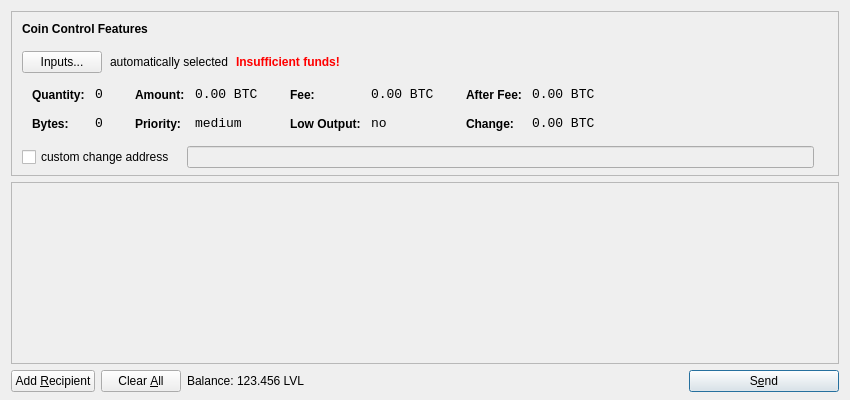
<?xml version="1.0" encoding="UTF-8"?>
<ui version="4.0">
 <class>SendCoinsDialog</class>
 <widget class="QDialog" name="SendCoinsDialog">
  <property name="geometry">
   <rect>
    <x>0</x>
    <y>0</y>
    <width>850</width>
    <height>400</height>
   </rect>
  </property>
  <property name="windowTitle">
   <string>Send Coins</string>
  </property>
  <layout class="QVBoxLayout" name="verticalLayout" stretch="0,1,0">
   <property name="bottomMargin">
    <number>8</number>
   </property>
   <item>
    <widget class="QFrame" name="frameCoinControl">
     <property name="sizePolicy">
      <sizepolicy hsizetype="Expanding" vsizetype="Expanding">
       <horstretch>0</horstretch>
       <verstretch>0</verstretch>
      </sizepolicy>
     </property>
     <property name="maximumSize">
      <size>
       <width>16777215</width>
       <height>16777215</height>
      </size>
     </property>
     <property name="frameShape">
      <enum>QFrame::StyledPanel</enum>
     </property>
     <property name="frameShadow">
      <enum>QFrame::Sunken</enum>
     </property>
     <layout class="QVBoxLayout" name="verticalLayoutCoinControl2">
      <property name="spacing">
       <number>-1</number>
      </property>
      <property name="leftMargin">
       <number>0</number>
      </property>
      <property name="topMargin">
       <number>0</number>
      </property>
      <property name="rightMargin">
       <number>0</number>
      </property>
      <property name="bottomMargin">
       <number>6</number>
      </property>
      <item>
       <layout class="QVBoxLayout" name="verticalLayoutCoinControl" stretch="0,0,0,0,1">
        <property name="spacing">
         <number>0</number>
        </property>
        <property name="leftMargin">
         <number>10</number>
        </property>
        <property name="topMargin">
         <number>10</number>
        </property>
        <item>
         <layout class="QHBoxLayout" name="horizontalLayoutCoinControl1">
          <property name="bottomMargin">
           <number>15</number>
          </property>
          <item>
           <widget class="QLabel" name="labelCoinControlFeatures">
            <property name="sizePolicy">
             <sizepolicy hsizetype="Preferred" vsizetype="Maximum">
              <horstretch>0</horstretch>
              <verstretch>0</verstretch>
             </sizepolicy>
            </property>
            <property name="font">
             <font>
              <weight>75</weight>
              <bold>true</bold>
             </font>
            </property>
            <property name="styleSheet">
             <string notr="true">font-weight:bold;</string>
            </property>
            <property name="text">
             <string>Coin Control Features</string>
            </property>
           </widget>
          </item>
         </layout>
        </item>
        <item>
         <layout class="QHBoxLayout" name="horizontalLayoutCoinControl2" stretch="0,0,0,0">
          <property name="spacing">
           <number>8</number>
          </property>
          <property name="bottomMargin">
           <number>10</number>
          </property>
          <item>
           <widget class="QPushButton" name="pushButtonCoinControl">
            <property name="styleSheet">
             <string notr="true"/>
            </property>
            <property name="text">
             <string>Inputs...</string>
            </property>
           </widget>
          </item>
          <item>
           <widget class="QLabel" name="labelCoinControlAutomaticallySelected">
            <property name="text">
             <string>automatically selected</string>
            </property>
            <property name="margin">
             <number>5</number>
            </property>
           </widget>
          </item>
          <item>
           <widget class="QLabel" name="labelCoinControlInsuffFunds">
            <property name="font">
             <font>
              <weight>75</weight>
              <bold>true</bold>
             </font>
            </property>
            <property name="styleSheet">
             <string notr="true">color:red;font-weight:bold;</string>
            </property>
            <property name="text">
             <string>Insufficient funds!</string>
            </property>
            <property name="margin">
             <number>5</number>
            </property>
           </widget>
          </item>
          <item>
           <spacer name="horizontalSpacerCoinControl">
            <property name="orientation">
             <enum>Qt::Horizontal</enum>
            </property>
            <property name="sizeHint" stdset="0">
             <size>
              <width>40</width>
              <height>1</height>
             </size>
            </property>
           </spacer>
          </item>
         </layout>
        </item>
        <item>
         <widget class="QWidget" name="widgetCoinControl" native="true">
          <property name="sizePolicy">
           <sizepolicy hsizetype="Preferred" vsizetype="Preferred">
            <horstretch>0</horstretch>
            <verstretch>0</verstretch>
           </sizepolicy>
          </property>
          <property name="minimumSize">
           <size>
            <width>0</width>
            <height>0</height>
           </size>
          </property>
          <property name="styleSheet">
           <string notr="true"/>
          </property>
          <layout class="QHBoxLayout" name="horizontalLayoutCoinControl5">
           <property name="margin">
            <number>0</number>
           </property>
           <item>
            <layout class="QHBoxLayout" name="horizontalLayoutCoinControl3" stretch="0,0,0,1">
             <property name="spacing">
              <number>20</number>
             </property>
             <property name="topMargin">
              <number>0</number>
             </property>
             <property name="bottomMargin">
              <number>10</number>
             </property>
             <item>
              <layout class="QFormLayout" name="formLayoutCoinControl1">
               <property name="horizontalSpacing">
                <number>10</number>
               </property>
               <property name="verticalSpacing">
                <number>14</number>
               </property>
               <property name="leftMargin">
                <number>10</number>
               </property>
               <property name="topMargin">
                <number>4</number>
               </property>
               <property name="rightMargin">
                <number>6</number>
               </property>
               <item row="0" column="0">
                <widget class="QLabel" name="labelCoinControlQuantityText">
                 <property name="styleSheet">
                  <string notr="true">font-weight:bold;</string>
                 </property>
                 <property name="text">
                  <string>Quantity:</string>
                 </property>
                 <property name="margin">
                  <number>0</number>
                 </property>
                </widget>
               </item>
               <item row="0" column="1">
                <widget class="QLabel" name="labelCoinControlQuantity">
                 <property name="font">
                  <font>
                   <family>Monospace</family>
                   <pointsize>10</pointsize>
                  </font>
                 </property>
                 <property name="cursor">
                  <cursorShape>IBeamCursor</cursorShape>
                 </property>
                 <property name="contextMenuPolicy">
                  <enum>Qt::ActionsContextMenu</enum>
                 </property>
                 <property name="text">
                  <string notr="true">0</string>
                 </property>
                 <property name="margin">
                  <number>0</number>
                 </property>
                 <property name="textInteractionFlags">
                  <set>Qt::LinksAccessibleByMouse|Qt::TextSelectableByKeyboard|Qt::TextSelectableByMouse</set>
                 </property>
                </widget>
               </item>
               <item row="1" column="0">
                <widget class="QLabel" name="labelCoinControlBytesText">
                 <property name="styleSheet">
                  <string notr="true">font-weight:bold;</string>
                 </property>
                 <property name="text">
                  <string>Bytes:</string>
                 </property>
                </widget>
               </item>
               <item row="1" column="1">
                <widget class="QLabel" name="labelCoinControlBytes">
                 <property name="font">
                  <font>
                   <family>Monospace</family>
                   <pointsize>10</pointsize>
                  </font>
                 </property>
                 <property name="cursor">
                  <cursorShape>IBeamCursor</cursorShape>
                 </property>
                 <property name="contextMenuPolicy">
                  <enum>Qt::ActionsContextMenu</enum>
                 </property>
                 <property name="text">
                  <string notr="true">0</string>
                 </property>
                 <property name="textInteractionFlags">
                  <set>Qt::LinksAccessibleByMouse|Qt::TextSelectableByKeyboard|Qt::TextSelectableByMouse</set>
                 </property>
                </widget>
               </item>
              </layout>
             </item>
             <item>
              <layout class="QFormLayout" name="formLayoutCoinControl2">
               <property name="horizontalSpacing">
                <number>10</number>
               </property>
               <property name="verticalSpacing">
                <number>14</number>
               </property>
               <property name="leftMargin">
                <number>6</number>
               </property>
               <property name="topMargin">
                <number>4</number>
               </property>
               <property name="rightMargin">
                <number>6</number>
               </property>
               <item row="0" column="0">
                <widget class="QLabel" name="labelCoinControlAmountText">
                 <property name="styleSheet">
                  <string notr="true">font-weight:bold;</string>
                 </property>
                 <property name="text">
                  <string>Amount:</string>
                 </property>
                 <property name="margin">
                  <number>0</number>
                 </property>
                </widget>
               </item>
               <item row="0" column="1">
                <widget class="QLabel" name="labelCoinControlAmount">
                 <property name="font">
                  <font>
                   <family>Monospace</family>
                   <pointsize>10</pointsize>
                  </font>
                 </property>
                 <property name="cursor">
                  <cursorShape>IBeamCursor</cursorShape>
                 </property>
                 <property name="contextMenuPolicy">
                  <enum>Qt::ActionsContextMenu</enum>
                 </property>
                 <property name="text">
                  <string notr="true">0.00 BTC</string>
                 </property>
                 <property name="textInteractionFlags">
                  <set>Qt::LinksAccessibleByMouse|Qt::TextSelectableByKeyboard|Qt::TextSelectableByMouse</set>
                 </property>
                </widget>
               </item>
               <item row="1" column="0">
                <widget class="QLabel" name="labelCoinControlPriorityText">
                 <property name="styleSheet">
                  <string notr="true">font-weight:bold;</string>
                 </property>
                 <property name="text">
                  <string>Priority:</string>
                 </property>
                </widget>
               </item>
               <item row="1" column="1">
                <widget class="QLabel" name="labelCoinControlPriority">
                 <property name="font">
                  <font>
                   <family>Monospace</family>
                   <pointsize>10</pointsize>
                  </font>
                 </property>
                 <property name="cursor">
                  <cursorShape>IBeamCursor</cursorShape>
                 </property>
                 <property name="contextMenuPolicy">
                  <enum>Qt::ActionsContextMenu</enum>
                 </property>
                 <property name="text">
                  <string>medium</string>
                 </property>
                 <property name="textInteractionFlags">
                  <set>Qt::LinksAccessibleByMouse|Qt::TextSelectableByKeyboard|Qt::TextSelectableByMouse</set>
                 </property>
                </widget>
               </item>
              </layout>
             </item>
             <item>
              <layout class="QFormLayout" name="formLayoutCoinControl3">
               <property name="horizontalSpacing">
                <number>10</number>
               </property>
               <property name="verticalSpacing">
                <number>14</number>
               </property>
               <property name="leftMargin">
                <number>6</number>
               </property>
               <property name="topMargin">
                <number>4</number>
               </property>
               <property name="rightMargin">
                <number>6</number>
               </property>
               <item row="0" column="0">
                <widget class="QLabel" name="labelCoinControlFeeText">
                 <property name="styleSheet">
                  <string notr="true">font-weight:bold;</string>
                 </property>
                 <property name="text">
                  <string>Fee:</string>
                 </property>
                 <property name="margin">
                  <number>0</number>
                 </property>
                </widget>
               </item>
               <item row="0" column="1">
                <widget class="QLabel" name="labelCoinControlFee">
                 <property name="font">
                  <font>
                   <family>Monospace</family>
                   <pointsize>10</pointsize>
                  </font>
                 </property>
                 <property name="cursor">
                  <cursorShape>IBeamCursor</cursorShape>
                 </property>
                 <property name="contextMenuPolicy">
                  <enum>Qt::ActionsContextMenu</enum>
                 </property>
                 <property name="text">
                  <string notr="true">0.00 BTC</string>
                 </property>
                 <property name="textInteractionFlags">
                  <set>Qt::LinksAccessibleByMouse|Qt::TextSelectableByKeyboard|Qt::TextSelectableByMouse</set>
                 </property>
                </widget>
               </item>
               <item row="1" column="0">
                <widget class="QLabel" name="labelCoinControlLowOutputText">
                 <property name="styleSheet">
                  <string notr="true">font-weight:bold;</string>
                 </property>
                 <property name="text">
                  <string>Low Output:</string>
                 </property>
                </widget>
               </item>
               <item row="1" column="1">
                <widget class="QLabel" name="labelCoinControlLowOutput">
                 <property name="font">
                  <font>
                   <family>Monospace</family>
                   <pointsize>10</pointsize>
                  </font>
                 </property>
                 <property name="cursor">
                  <cursorShape>IBeamCursor</cursorShape>
                 </property>
                 <property name="contextMenuPolicy">
                  <enum>Qt::ActionsContextMenu</enum>
                 </property>
                 <property name="text">
                  <string>no</string>
                 </property>
                 <property name="textInteractionFlags">
                  <set>Qt::LinksAccessibleByMouse|Qt::TextSelectableByKeyboard|Qt::TextSelectableByMouse</set>
                 </property>
                </widget>
               </item>
              </layout>
             </item>
             <item>
              <layout class="QFormLayout" name="formLayoutCoinControl4">
               <property name="horizontalSpacing">
                <number>10</number>
               </property>
               <property name="verticalSpacing">
                <number>14</number>
               </property>
               <property name="leftMargin">
                <number>6</number>
               </property>
               <property name="topMargin">
                <number>4</number>
               </property>
               <property name="rightMargin">
                <number>6</number>
               </property>
               <item row="0" column="0">
                <widget class="QLabel" name="labelCoinControlAfterFeeText">
                 <property name="styleSheet">
                  <string notr="true">font-weight:bold;</string>
                 </property>
                 <property name="text">
                  <string>After Fee:</string>
                 </property>
                 <property name="margin">
                  <number>0</number>
                 </property>
                </widget>
               </item>
               <item row="0" column="1">
                <widget class="QLabel" name="labelCoinControlAfterFee">
                 <property name="font">
                  <font>
                   <family>Monospace</family>
                   <pointsize>10</pointsize>
                  </font>
                 </property>
                 <property name="cursor">
                  <cursorShape>IBeamCursor</cursorShape>
                 </property>
                 <property name="contextMenuPolicy">
                  <enum>Qt::ActionsContextMenu</enum>
                 </property>
                 <property name="text">
                  <string notr="true">0.00 BTC</string>
                 </property>
                 <property name="textInteractionFlags">
                  <set>Qt::LinksAccessibleByMouse|Qt::TextSelectableByKeyboard|Qt::TextSelectableByMouse</set>
                 </property>
                </widget>
               </item>
               <item row="1" column="0">
                <widget class="QLabel" name="labelCoinControlChangeText">
                 <property name="styleSheet">
                  <string notr="true">font-weight:bold;</string>
                 </property>
                 <property name="text">
                  <string>Change:</string>
                 </property>
                </widget>
               </item>
               <item row="1" column="1">
                <widget class="QLabel" name="labelCoinControlChange">
                 <property name="font">
                  <font>
                   <family>Monospace</family>
                   <pointsize>10</pointsize>
                  </font>
                 </property>
                 <property name="cursor">
                  <cursorShape>IBeamCursor</cursorShape>
                 </property>
                 <property name="contextMenuPolicy">
                  <enum>Qt::ActionsContextMenu</enum>
                 </property>
                 <property name="text">
                  <string notr="true">0.00 BTC</string>
                 </property>
                 <property name="textInteractionFlags">
                  <set>Qt::LinksAccessibleByMouse|Qt::TextSelectableByKeyboard|Qt::TextSelectableByMouse</set>
                 </property>
                </widget>
               </item>
              </layout>
             </item>
            </layout>
           </item>
          </layout>
         </widget>
        </item>
        <item>
         <layout class="QHBoxLayout" name="horizontalLayoutCoinControl4" stretch="0,0,0">
          <property name="spacing">
           <number>12</number>
          </property>
          <property name="sizeConstraint">
           <enum>QLayout::SetDefaultConstraint</enum>
          </property>
          <property name="topMargin">
           <number>5</number>
          </property>
          <property name="rightMargin">
           <number>5</number>
          </property>
          <item>
           <widget class="QCheckBox" name="checkBoxCoinControlChange">
            <property name="text">
             <string>custom change address</string>
            </property>
           </widget>
          </item>
          <item>
           <widget class="QLineEdit" name="lineEditCoinControlChange">
            <property name="enabled">
             <bool>false</bool>
            </property>
            <property name="sizePolicy">
             <sizepolicy hsizetype="Expanding" vsizetype="Fixed">
              <horstretch>0</horstretch>
              <verstretch>0</verstretch>
             </sizepolicy>
            </property>
           </widget>
          </item>
          <item>
           <widget class="QLabel" name="labelCoinControlChangeLabel">
            <property name="sizePolicy">
             <sizepolicy hsizetype="Preferred" vsizetype="Expanding">
              <horstretch>0</horstretch>
              <verstretch>0</verstretch>
             </sizepolicy>
            </property>
            <property name="minimumSize">
             <size>
              <width>0</width>
              <height>0</height>
             </size>
            </property>
            <property name="text">
             <string/>
            </property>
            <property name="margin">
             <number>3</number>
            </property>
           </widget>
          </item>
         </layout>
        </item>
        <item>
         <spacer name="verticalSpacerCoinControl">
          <property name="orientation">
           <enum>Qt::Vertical</enum>
          </property>
          <property name="sizeHint" stdset="0">
           <size>
            <width>800</width>
            <height>1</height>
           </size>
          </property>
         </spacer>
        </item>
       </layout>
      </item>
     </layout>
    </widget>
   </item>
   <item>
    <widget class="QScrollArea" name="scrollArea">
     <property name="widgetResizable">
      <bool>true</bool>
     </property>
     <widget class="QWidget" name="scrollAreaWidgetContents">
      <property name="geometry">
       <rect>
        <x>0</x>
        <y>0</y>
        <width>830</width>
        <height>165</height>
       </rect>
      </property>
      <layout class="QVBoxLayout" name="verticalLayout_2">
       <property name="margin">
        <number>0</number>
       </property>
       <item>
        <layout class="QVBoxLayout" name="entries">
         <property name="spacing">
          <number>6</number>
         </property>
        </layout>
       </item>
       <item>
        <spacer name="verticalSpacer">
         <property name="orientation">
          <enum>Qt::Vertical</enum>
         </property>
         <property name="sizeHint" stdset="0">
          <size>
           <width>20</width>
           <height>40</height>
          </size>
         </property>
        </spacer>
       </item>
      </layout>
     </widget>
    </widget>
   </item>
   <item>
    <layout class="QHBoxLayout" name="horizontalLayout">
     <item>
      <widget class="QPushButton" name="addButton">
       <property name="toolTip">
        <string>Send to multiple recipients at once</string>
       </property>
       <property name="text">
        <string>Add &amp;Recipient</string>
       </property>
       <property name="icon">
        <iconset resource="../bitcoin.qrc">
         <normaloff>:/icons/add</normaloff>:/icons/add</iconset>
       </property>
       <property name="autoDefault">
        <bool>false</bool>
       </property>
      </widget>
     </item>
     <item>
      <widget class="QPushButton" name="clearButton">
       <property name="sizePolicy">
        <sizepolicy hsizetype="Minimum" vsizetype="Fixed">
         <horstretch>0</horstretch>
         <verstretch>0</verstretch>
        </sizepolicy>
       </property>
       <property name="toolTip">
        <string>Remove all transaction fields</string>
       </property>
       <property name="text">
        <string>Clear &amp;All</string>
       </property>
       <property name="icon">
        <iconset resource="../bitcoin.qrc">
         <normaloff>:/icons/remove</normaloff>:/icons/remove</iconset>
       </property>
       <property name="autoRepeatDelay">
        <number>300</number>
       </property>
       <property name="autoDefault">
        <bool>false</bool>
       </property>
      </widget>
     </item>
     <item>
      <layout class="QHBoxLayout" name="horizontalLayout_2">
       <property name="spacing">
        <number>3</number>
       </property>
       <item>
        <widget class="QLabel" name="label">
         <property name="text">
          <string>Balance:</string>
         </property>
        </widget>
       </item>
       <item>
        <widget class="QLabel" name="labelBalance">
         <property name="cursor">
          <cursorShape>IBeamCursor</cursorShape>
         </property>
         <property name="text">
          <string>123.456 LVL</string>
         </property>
         <property name="textInteractionFlags">
          <set>Qt::LinksAccessibleByMouse|Qt::TextSelectableByKeyboard|Qt::TextSelectableByMouse</set>
         </property>
        </widget>
       </item>
      </layout>
     </item>
     <item>
      <spacer name="horizontalSpacer">
       <property name="orientation">
        <enum>Qt::Horizontal</enum>
       </property>
       <property name="sizeHint" stdset="0">
        <size>
         <width>40</width>
         <height>20</height>
        </size>
       </property>
      </spacer>
     </item>
     <item>
      <widget class="QPushButton" name="sendButton">
       <property name="minimumSize">
        <size>
         <width>150</width>
         <height>0</height>
        </size>
       </property>
       <property name="toolTip">
        <string>Confirm the send action</string>
       </property>
       <property name="text">
        <string>S&amp;end</string>
       </property>
       <property name="icon">
        <iconset resource="../bitcoin.qrc">
         <normaloff>:/icons/send</normaloff>:/icons/send</iconset>
       </property>
       <property name="default">
        <bool>true</bool>
       </property>
      </widget>
     </item>
    </layout>
   </item>
  </layout>
 </widget>
 <resources>
  <include location="../bitcoin.qrc"/>
 </resources>
 <connections/>
</ui>
